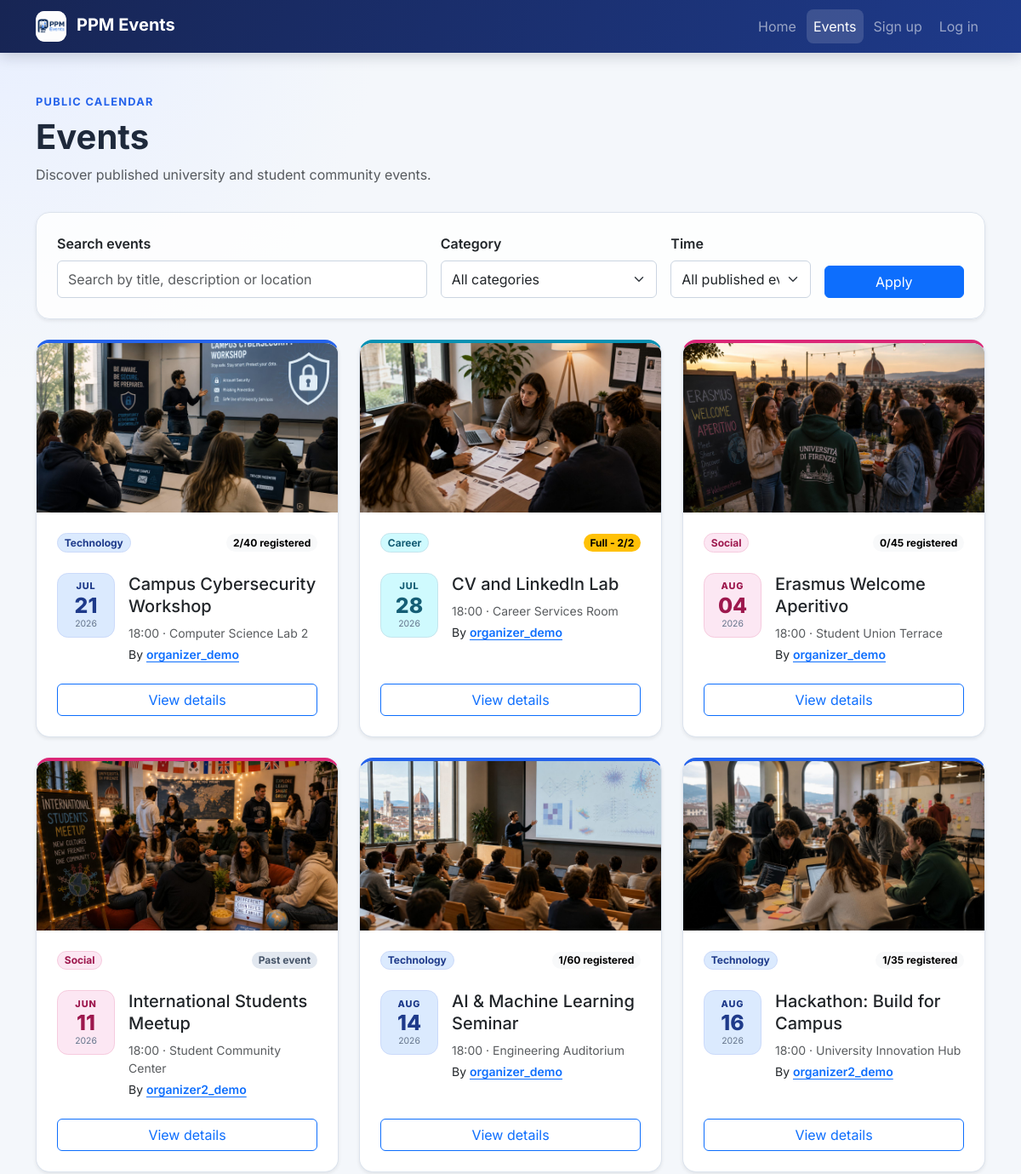
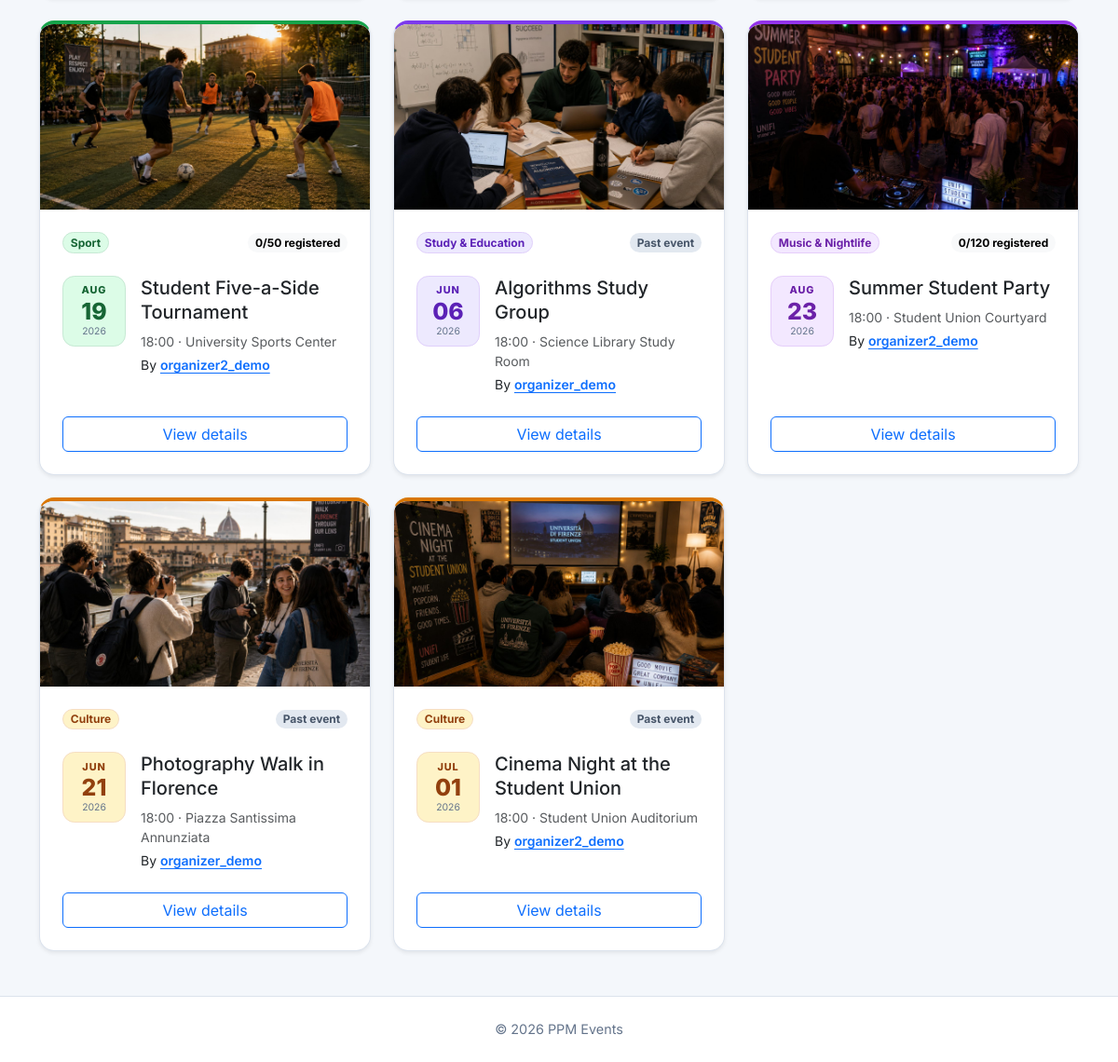
Screenshot of /events/ with the database file from the repository (2 pictures, top to bottom).
### events/models.py (models this page shows, shortened)
class Event(models.Model):
    class Status(models.TextChoices):
        DRAFT = "draft", "Draft"
        PUBLISHED = "published", "Published"
        CANCELLED = "cancelled", "Cancelled"
    organizer = models.ForeignKey(
        settings.AUTH_USER_MODEL,
        on_delete=models.CASCADE,
        related_name="organized_events",
    )
    category = models.ForeignKey(
        Category,
        on_delete=models.PROTECT,
        related_name="events",
        null=True,
        blank=True,
    )
    title = models.CharField(max_length=200)
    description = models.TextField()
    image = models.ImageField(
        upload_to="event_images/%Y/%m/",
        blank=True,
        validators=[
            FileExtensionValidator(
                allowed_extensions=ALLOWED_EVENT_IMAGE_EXTENSIONS
            ),
            validate_event_image_size,
        ],
    )
    starts_at = models.DateTimeField()
    ends_at = models.DateTimeField()
    location = models.CharField(max_length=255)
    capacity = models.PositiveIntegerField(
        validators=[MinValueValidator(1)],
    )
    status = models.CharField(
        max_length=20,
        choices=Status.choices,
        default=Status.DRAFT,
    )
    created_at = models.DateTimeField(auto_now_add=True)
    updated_at = models.DateTimeField(auto_now=True)
    objects = EventQuerySet.as_manager()
    class Meta:
        ordering = ["starts_at", "title"]
        constraints = [
            models.CheckConstraint(
                condition=Q(capacity__gte=1),
                name="event_capacity_at_least_one",
            ),
            models.CheckConstraint(
                condition=Q(ends_at__gt=F("starts_at")),
                name="event_ends_after_start",
            ),
        ]
        indexes = [
            models.Index(fields=["status", "starts_at"]),
            models.Index(fields=["organizer", "starts_at"]),
        ]
    def get_absolute_url(self):
        return reverse("events:detail", kwargs={"pk": self.pk})
    @property
    def has_ended(self):
        return self.ends_at <= timezone.now()

class Category(models.Model):
    name = models.CharField(max_length=80, unique=True)
    slug = models.SlugField(max_length=80, unique=True)
    class Meta:
        ordering = ["name"]
        verbose_name_plural = "categories"

### events/views.py (the view, shortened to what this page needs)
# urls.py: path("events/", EventListView.as_view(), name="list"),
class EventListView(ListView):
    model = Event
    template_name = "events/event_list.html"
    context_object_name = "events"
    time_filter_options = (
        ("all", "All published events"),
        ("upcoming", "Upcoming"),
        ("today", "Today"),
        ("this_week", "This week"),
        ("this_month", "This month"),
        ("past", "Past events"),
    )
    def get_queryset(self):
        queryset = (
            Event.objects.public()
            .select_related("organizer", "category")
            .annotate(registration_count=Count("registrations"))
        )
        search_query = self.request.GET.get("q", "").strip()
        if search_query:
            queryset = queryset.filter(
                Q(title__icontains=search_query)
                | Q(description__icontains=search_query)
                | Q(location__icontains=search_query)
            )
        selected_when = self._get_selected_when()
        time_filter = self._get_time_filter(selected_when)
        if time_filter is not None:
            queryset = queryset.filter(time_filter)
        selected_category = self._get_selected_category()
        if selected_category is not None:
            queryset = queryset.filter(category=selected_category)
        return queryset
    def get_context_data(self, **kwargs):
        context = super().get_context_data(**kwargs)
        search_query = self.request.GET.get("q", "").strip()
        selected_when = self._get_selected_when()
        selected_category = self._get_selected_category()
        context.update(
            {
                "search_query": search_query,
                "selected_when": selected_when,
                "selected_category": selected_category,
                "categories": Category.objects.all(),
                "time_filter_options": self.time_filter_options,
                "filters_active": bool(
                    search_query
                    or selected_when != "all"
                    or selected_category is not None
                ),
            }
        )
        return context
    def _get_selected_category(self):
        if not hasattr(self, "_selected_category"):
            slug = self.request.GET.get("category", "").strip()
            self._selected_category = (
                Category.objects.filter(slug=slug).first() if slug else None
            )
        return self._selected_category
    def _get_selected_when(self):
        selected_when = self.request.GET.get("when", "all")
        valid_values = {value for value, _ in self.time_filter_options}
        if selected_when not in valid_values:
            return "all"
        return selected_when
    def _get_time_filter(self, selected_when):
        if selected_when == "all":
            return None

### accounts/context_processors.py (called while the page is built)
def roles(request):
    return {
        "user_is_attendee": is_attendee(request.user),
        "user_is_organizer": is_organizer(request.user),
    }

### accounts/roles.py (called while the page is built)
def get_user_roles(user):
    if not user.is_authenticated:
        return frozenset()
    if not hasattr(user, "_ppm_role_names"):
        user._ppm_role_names = frozenset(
            user.groups.values_list("name", flat=True)
        )
    return user._ppm_role_names

def user_has_role(user, role):
    return role.value in get_user_roles(user)

def is_admin(user):
    return user.is_authenticated and user.is_staff

def is_attendee(user):
    return (
        user_has_role(user, Role.ATTENDEE)
        or user_has_role(user, Role.ORGANIZER)
        or is_admin(user)
    )

def is_organizer(user):
    return user_has_role(user, Role.ORGANIZER) or is_admin(user)

### events/models.py (called while the page is built)
    def public(self):
        return self.filter(status=Event.Status.PUBLISHED)

### templates/events/event_list.html (shortened to what this page needs)
{% extends "base.html" %}
{% block content %}
<header class="page-header">
    <p class="page-kicker mb-2">Public calendar</p>
    <div class="d-flex flex-column flex-sm-row justify-content-between gap-3">
        <div>
            <h1 class="display-6 fw-bold mb-2">Events</h1>
            <p class="text-body-secondary mb-0">
                Discover published university and student community events.
            </p>
        </div>
    </div>
</header>
<section class="filter-panel card shadow-sm mb-4">
    <div class="card-body p-4">
        <form method="get" class="row g-3 align-items-end">
            <div class="col-lg-5">
                <label class="form-label" for="event-search">
                    Search events
                </label>
                <input
                    class="form-control"
                    id="event-search"
                    name="q"
                    type="search"
                    value="{{ search_query }}"
                    placeholder="Search by title, description or location"
                >
            </div>
            <div class="col-sm-6 col-lg-3">
                <label class="form-label" for="event-category-filter">
                    Category
                </label>
                <select
                    class="form-select"
                    id="event-category-filter"
                    name="category"
                >
                    <option value="">All categories</option>
                </select>
            </div>
            <div class="col-sm-6 col-lg-2">
                <label class="form-label" for="event-time-filter">
                    Time
                </label>
                <select
                    class="form-select"
                    id="event-time-filter"
                    name="when"
                >
                    {% for value, label in time_filter_options %}
                        <option
                            value="{{ value }}"
                            {% if selected_when == value %}selected{% endif %}
                        >
                            {{ label }}
                        </option>
                    {% endfor %}
                </select>
            </div>
            <div class="col-sm-6 col-lg-2 d-grid">
                <button class="btn btn-primary" type="submit">
                    Apply
                </button>
            </div>
        </form>
    </div>
</section>
{% if events %}
    <div class="row g-4">
        {% for event in events %}
            <div class="col-md-6 col-xl-4">
                {% include "includes/event_card.html" with capacity_count=event.registration_count button_label="View details" %}
            </div>
        {% endfor %}
    </div>
{% endif %}
{% endblock %}

### templates/includes/event_card.html (shortened to what this page needs)
{% load i18n %}
{% language "en" %}
<article class="card event-card category-accent category-{{ event.category.slug|default:'other' }} h-100 shadow-sm">
    {% if event.image %}
        <div class="event-card-media">
            <img
                src="{{ event.image.url }}"
                alt="{{ event.title }}"
                loading="lazy"
                width="1600"
                height="900"
            >
        </div>
    {% endif %}
    <div class="card-body d-flex flex-column p-4">
        <div class="d-flex flex-wrap justify-content-between align-items-center gap-2 mb-4">
            <span class="badge rounded-pill category-badge">
                {{ event.category.name|default:"Other" }}
            </span>
            {% if event.has_ended %}
                <span class="badge rounded-pill event-state-badge event-state-past">
                    Past event
                </span>
            {% elif capacity_count >= event.capacity %}
                <span class="badge rounded-pill text-bg-warning">
                    Full - {{ capacity_count }}/{{ event.capacity }}
                </span>
            {% else %}
                <span class="badge rounded-pill text-bg-light">
                    {{ capacity_count }}/{{ event.capacity }} registered
                </span>
            {% endif %}
        </div>
        <div class="d-flex gap-3 align-items-start mb-4">
            <time
                class="event-date-tile"
                datetime="{{ event.starts_at|date:'c' }}"
                aria-label="{{ event.starts_at|date:'d F Y, H:i' }}"
            >
                <span class="event-date-month">{{ event.starts_at|date:"M" }}</span>
                <span class="event-date-day">{{ event.starts_at|date:"d" }}</span>
                <span class="event-date-year">{{ event.starts_at|date:"Y" }}</span>
            </time>
            <div class="min-w-0">
                {% if heading_level == 3 %}
                    <h3 class="h5 card-title mb-2">{{ event.title }}</h3>
                {% else %}
                    <h2 class="h5 card-title mb-2">{{ event.title }}</h2>
                {% endif %}
                <p class="small text-body-secondary mb-1">
                    {{ event.starts_at|date:"H:i" }} &middot; {{ event.location }}
                </p>
                <p class="small mb-0">
                    By
                    <a
                        class="position-relative z-2 organizer-link"
                        href="{% url 'events:organizer_history' event.organizer_id %}"
                    >
                        {{ event.organizer.get_username }}
                    </a>
                </p>
            </div>
        </div>
        <a
            class="btn btn-outline-primary mt-auto stretched-link"
            href="{{ event.get_absolute_url }}"
            aria-label="View details for {{ event.title }}"
        >
            {{ button_label|default:"View event" }}
        </a>
    </div>
</article>
{% endlanguage %}

### static/css/styles.css (style rules this page uses)
:root { --ppm-navy: #172554; --ppm-blue: #2563eb; --ppm-blue-dark: #1d4ed8; --ppm-surface: #ffffff; --ppm-background: #f4f7fb; --ppm-border: #dce3ed; --ppm-muted: #64748b; }
html { scroll-behavior: smooth; }
body { min-height: 100vh; display: flex; flex-direction: column; color: #1e293b; font-family: "Inter", system-ui, -apple-system, BlinkMacSystemFont, "Segoe UI", sans-serif; background: radial-gradient(circle at top left, #e8efff 0, transparent 28rem), var(--ppm-background); }
a { text-underline-offset: 0.18em; }
.btn { transition: color 160ms ease, background-color 160ms ease, border-color 160ms ease, box-shadow 160ms ease, transform 160ms ease; }
.page-header { margin-bottom: 2rem; }
.page-kicker { color: var(--ppm-blue); font-size: 0.8rem; font-weight: 700; letter-spacing: 0.1em; text-transform: uppercase; }
.card { border-color: var(--ppm-border); border-radius: 1rem; }
.event-card { --category-color: var(--ppm-blue); --category-soft: #e8efff; --category-text: #173b7a; overflow: hidden; border-top: 0.25rem solid var(--category-color); transition: border-color 160ms ease, transform 160ms ease, box-shadow 160ms ease; }
.category-accent { --category-color: #64748b; --category-soft: #f1f5f9; --category-text: #334155; }
.category-technology { --category-color: #2563eb; --category-soft: #dbeafe; --category-text: #1e3a8a; }
.category-study-education { --category-color: #7c3aed; --category-soft: #ede9fe; --category-text: #5b21b6; }
.category-career { --category-color: #0891b2; --category-soft: #cffafe; --category-text: #155e75; }
.category-sport { --category-color: #16a34a; --category-soft: #dcfce7; --category-text: #166534; }
.category-social { --category-color: #db2777; --category-soft: #fce7f3; --category-text: #9d174d; }
.category-music-nightlife { --category-color: #9333ea; --category-soft: #f3e8ff; --category-text: #6b21a8; }
.category-culture { --category-color: #d97706; --category-soft: #fef3c7; --category-text: #92400e; }
.event-card .card-title { line-height: 1.3; }
.event-card-media, .event-detail-media { overflow: hidden; background: #e2e8f0; aspect-ratio: 16 / 9; }
.event-card-media img, .event-detail-media img { width: 100%; height: 100%; object-fit: cover; }
.event-card-media img { transition: transform 240ms ease; }
.event-date-tile { display: grid; flex: 0 0 4.25rem; min-height: 4.75rem; padding: 0.45rem; place-items: center; color: var(--category-text); line-height: 1; text-align: center; text-decoration: none; background: var(--category-soft); border: 1px solid color-mix(in srgb, var(--category-color) 24%, white); border-radius: 0.8rem; }
.event-date-month { font-size: 0.68rem; font-weight: 800; letter-spacing: 0.08em; text-transform: uppercase; }
.event-date-day { font-size: 1.55rem; font-weight: 800; }
.event-date-year { color: var(--ppm-muted); font-size: 0.65rem; }
.event-state-badge { color: #475569; background: #e2e8f0; }
.organizer-link { font-weight: 600; }
.min-w-0 { min-width: 0; }
.filter-panel { background: rgba(255, 255, 255, 0.84); }
.category-badge { color: var(--category-text); background: var(--category-soft); border: 1px solid color-mix(in srgb, var(--category-color) 24%, white); }
.form-label { font-weight: 600; }
.form-control, .form-select { min-height: 2.75rem; border-color: #cbd5e1; }

### rows the page displays
Event: image (picture), category.name "Technology", capacity_count "2", capacity "40", starts_at "JUL", starts_at "21", starts_at "2026", title "Campus Cybersecurity Workshop", starts_at "18:00", location "Computer Science Lab 2", organizer.get_username "organizer_demo", button_label "View details"
Event: image (picture), category.name "Career", capacity "2", starts_at "JUL", starts_at "28", starts_at "2026", title "CV and LinkedIn Lab", starts_at "18:00", location "Career Services Room", organizer.get_username "organizer_demo", button_label "View details"
Event: image (picture), category.name "Social", capacity_count "0", capacity "45", starts_at "AUG", starts_at "04", starts_at "2026", title "Erasmus Welcome Aperitivo", starts_at "18:00", location "Student Union Terrace", organizer.get_username "organizer_demo", button_label "View details"
Event: image (picture), category.name "Social", shows "Past event", starts_at "JUN", starts_at "11", starts_at "2026", title "International Students Meetup", starts_at "18:00", location "Student Community Center", organizer.get_username "organizer2_demo", button_label "View details"
Event: image (picture), category.name "Technology", capacity_count "1", capacity "60", starts_at "AUG", starts_at "14", starts_at "2026", title "AI & Machine Learning Seminar", starts_at "18:00", location "Engineering Auditorium", organizer.get_username "organizer_demo", button_label "View details"
Event: image (picture), category.name "Technology", capacity_count "1", capacity "35", starts_at "AUG", starts_at "16", starts_at "2026", title "Hackathon: Build for Campus", starts_at "18:00", location "University Innovation Hub", organizer.get_username "organizer2_demo", button_label "View details"
Event: image (picture), category.name "Sport", capacity_count "0", capacity "50", starts_at "AUG", starts_at "19", starts_at "2026", title "Student Five-a-Side Tournament", starts_at "18:00", location "University Sports Center", organizer.get_username "organizer2_demo", button_label "View details"
Event: image (picture), category.name "Study & Education", shows "Past event", starts_at "JUN", starts_at "06", starts_at "2026", title "Algorithms Study Group", starts_at "18:00", location "Science Library Study Room", organizer.get_username "organizer_demo", button_label "View details"
Event: image (picture), category.name "Music & Nightlife", capacity_count "0", capacity "120", starts_at "AUG", starts_at "23", starts_at "2026", title "Summer Student Party", starts_at "18:00", location "Student Union Courtyard", organizer.get_username "organizer2_demo", button_label "View details"
Event: image (picture), category.name "Culture", shows "Past event", starts_at "JUN", starts_at "21", starts_at "2026", title "Photography Walk in Florence", starts_at "18:00", location "Piazza Santissima Annunziata", organizer.get_username "organizer_demo", button_label "View details"
Event: image (picture), category.name "Culture", shows "Past event", starts_at "JUL", starts_at "01", starts_at "2026", title "Cinema Night at the Student Union", starts_at "18:00", location "Student Union Auditorium", organizer.get_username "organizer2_demo", button_label "View details"

### other values shown
form field when "All published events"
